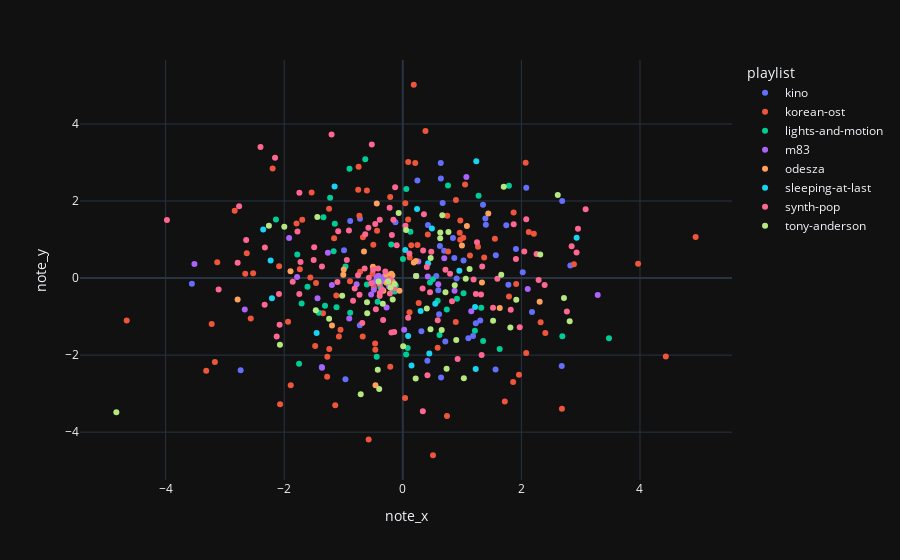

Notebook source saved alongside this figure:
### Markdown cell above
## Visualisation of Reduced Dimensions

### Note Trajectory

We can see that points form a ball around the centre. This is a sign that they are all more or less equidistant from each other.

This can be due to there being too many potential notes, so even similar sounding songs might not play the same notes. This is the consequence of the curse of dimensionality.

However, small clusters do form.

### Code cell
note_trajectory_fig = px.scatter(dataset, x='note_x', y='note_y', color='playlist', hover_data=config.metadata_columns)
note_trajectory_fig.write_image(config.image_dir + '/note-trajectory-mds.png', width=1000, scale=2)
note_trajectory_fig

### Figure 1 — Plotly figure (JSON) as saved in the notebook; plotly's stock layout.template omitted (floating-point values rounded to 4 significant figures; data arrays with more than 128 entries replaced by an {"elided": "..."} marker saying what was removed)
{"data": [{"customdata": {"elided": "47x3 str values"}, "hovertemplate": "playlist=%{customdata[2]}<br>note_x=%{x}<br>note_y=%{y}<br>song_name=%{customdata[0]}<br>artist=%{customdata[1]}<extra></extra>", "legendgroup": "kino", "marker": {"color": "#636efa", "symbol": "circle"}, "mode": "markers", "name": "kino", "orientation": "v", "showlegend": true, "x": [-2.735, 0.6454, 0.6401, 2.68, -3.557, 1.024, 0.9071, 1.352, 0.246, -0.7252, 1.393, 1.401, 0.8684, -0.2565, -0.2334, -0.9674, 0.4235, 1.306, -0.7219, 1.106, 1.781, 1.569, 1.231, -0.9915, 0.6964, 1.185, 2.825, 0.6719, -1.367, 0.6116, 1.564, -0.1243, 0.8456, -0.8878, 0.4141, 0.6417, 2.023, 1.908, 2.178, 0.7167, 0.3134, 1.745, 0.6259, 0.5985, 0.565, 2.082, 2.688], "xaxis": "x", "y": [-2.391, -2.584, 2.99, -2.281, -0.1487, 0.4553, -0.01163, 1.902, 2.535, -1.222, 1.543, 1.384, 0.5198, -0.04622, -0.2167, -2.625, 1.379, -1.104, 1.543, -1.563, -0.1721, 0.5901, -1.171, 0.7253, 0.7108, -1.503, 0.3293, 1.951, -2.308, -0.9361, -2.371, 1.451, 1.037, 1.48, -2.145, 2.585, 0.1495, 0.7563, -0.8839, -1.648, -1.383, 1.37, 0.8319, -0.318, 0.05625, 2.342, 2.004], "yaxis": "y", "type": "scatter"}, {"customdata": {"elided": "95x3 str values"}, "hovertemplate": "playlist=%{customdata[2]}<br>note_x=%{x}<br>note_y=%{y}<br>song_name=%{customdata[0]}<br>artist=%{customdata[1]}<extra></extra>", "legendgroup": "korean-ost", "marker": {"color": "#EF553B", "symbol": "circle"}, "mode": "markers", "name": "korean-ost", "orientation": "v", "showlegend": true, "x": [-0.5096, 0.1846, -3.316, -2.07, -3.169, -2.632, 2.324, 0.8958, 0.7451, 0.1422, -2.657, 0.893, 2.21, 2.403, 1.372, -0.5761, 1.553, -0.7455, 1.912, 2.886, -4.656, -2.086, -1.89, 0.97, -0.2134, 1.869, 1.05, -1.538, -1.159, 1.72, -2.196, -1.936, -0.4872, 2.072, 2.124, -0.4974, -1.793, -1.276, 4.939, -1.478, 0.3823, 0.2675, -0.4636, -1.122, -1.244, 0.2099, 0.1165, -1.463, 0.0423, 2.683, -0.6722, -0.2116, -0.7211, 1.02, 1.268, 4.435, 0.9678, 0.7495, 0.4217, -0.6059, -1.737, 0.1135, -1.696, 0.5091, -3.129, -1.14, 0.9597, 1.791, -0.8911, 2.081, -2.564, -0.7523, 0.09113, -1.051, -2.835, -1.078, -1.273, -0.4671, 3.968, -1.345, -3.223, -0.4344, 1.133, 0.03792, 1.959, -1.559, -2.524, 0.08965, -1.24, 1.861, 0.2475, 0.7637, -0.7329, -0.6759, 0.5879], "xaxis": "x", "y": [0.1091, 5.019, -2.409, -3.276, -2.176, 0.6461, -1.145, 2.026, -3.58, 0.8515, 0.1112, -1.138, 1.15, -1.424, 0.5348, -4.194, 1.021, 2.891, -0.1525, 0.3604, -1.103, 0.3079, -2.785, 1.497, 2.107, 1.702, 2.428, 2.222, 1.034, -3.202, 2.842, -1.135, -0.2365, 2.993, 1.199, 0.8673, 1.417, -2.564, 1.068, -1.762, 3.819, -0.6491, -1.864, -0.4551, 1.803, 2.985, 0.531, -0.1295, 1.939, -3.391, 1.062, -2.301, 0.1642, 1.045, 0.8147, -2.037, 0.9956, 1.62, 1.132, 2.272, 0.2274, -0.8892, 1.511, -4.6, 0.4108, -3.299, 1.178, -0.478, -0.08119, -1.948, -1.047, 2.291, 3.011, -1.34, 1.746, -1.518, -2.041, -1.696, 0.3738, -0.912, -1.191, 1.231, 0.5868, -3.112, -2.509, 0.01383, 0.1251, 1.523, -1.845, -2.696, 0.8574, 0.6893, 1.62, -1.517, -1.806], "yaxis": "y", "type": "scatter"}, {"customdata": {"elided": "56x3 str values"}, "hovertemplate": "playlist=%{customdata[2]}<br>note_x=%{x}<br>note_y=%{y}<br>song_name=%{customdata[0]}<br>artist=%{customdata[1]}<extra></extra>", "legendgroup": "lights-and-motion", "marker": {"color": "#00cc96", "symbol": "circle"}, "mode": "markers", "name": "lights-and-motion", "orientation": "v", "showlegend": true, "x": [0.5069, -0.1184, 0.08225, 0.05871, -1.312, -2.14, -1.707, -0.6056, 2.69, 0.225, -0.4247, -0.3604, -0.2095, 0.05622, -0.8874, -0.1823, -0.3752, 1.354, 1.278, 0.7624, -1.749, 1.216, -1.418, 0.1272, 1.789, -0.899, -0.262, -0.3575, 0.6192, -0.1869, 0.4591, -1.147, 1.024, 1.634, 0.7418, 0.5877, -0.1952, -0.1372, -0.633, -1.78, -0.1687, 3.477, -1.119, 1.323, -0.4404, -0.967, -0.1869, -0.2557, -0.1869, 0.00252, -1.167, 0.914, -0.1869, -1.338, -1.607, -1.226], "xaxis": "x", "y": [-0.02989, -0.202, -1.813, 2.316, -0.7193, 1.523, -0.6621, -0.1646, -1.507, 0.05415, -0.6135, -0.08937, -0.09488, -1.985, -0.9034, -0.1057, -0.242, -1.636, 2.14, 2.404, -2.226, -1.37, -0.9018, 1.202, 2.394, 2.837, -0.08409, 0.01017, -1.475, -0.08799, -0.1127, 1.408, -0.3936, -1.842, -0.8186, -0.5869, 0.8695, -0.3473, 3.086, 0.6123, -0.3244, -1.563, -0.7591, -0.773, -2.041, 0.3017, -0.08799, -0.09877, -0.08799, 0.4941, 0.6967, -0.5389, -0.08799, 1.578, -0.2227, 2.086], "yaxis": "y", "type": "scatter"}, {"customdata": [["Another Wave from You", "M83", "m83"], ["Claudia Lewis", "M83", "m83"], ["Echoes of Mine", "M83", "m83"], ["Fountains", "M83", "m83"], ["Intro", "M83", "m83"], ["Klaus I Love You", "M83", "m83"], ["Midnight City", "M83", "m83"], ["My Tears Are Becoming a Sea", "M83", "m83"], ["New Map", "M83", "m83"], ["Ok Pal", "M83", "m83"], ["Outro", "M83", "m83"], ["Raconte-moi une histoire", "M83", "m83"], ["Reunion", "M83", "m83"], ["Soon, My Friend", "M83", "m83"], ["Splendor", "M83", "m83"], ["Steve Mcqueen", "M83", "m83"], ["This Bright Flash", "M83", "m83"], ["Train to Pluton", "M83", "m83"], ["Wait", "M83", "m83"], ["When Will You Come Home", "M83", "m83"], ["Where the Boats Go", "M83", "m83"], ["Year One, One Ufo", "M83", "m83"], ["Ashes of Our Fathers", "M83", "m83"], ["Canyon Battle", "M83", "m83"], ["Earth 2077", "M83", "m83"], ["Fearful Odds", "M83", "m83"], ["I'm Sending You Away", "M83", "m83"], ["Jack's Dream", "M83", "m83"], ["Losing Control", "M83", "m83"], ["Odyssey Rescue", "M83", "m83"], ["Radiation Zone", "M83", "m83"], ["Raven Rock", "M83", "m83"], ["StarWaves", "M83", "m83"], ["Tech 49", "M83", "m83"], ["Temples of Our Gods", "M83", "m83"], ["Undimmed by Time, Unbound by Death", "M83", "m83"], ["Waking Up", "M83", "m83"], ["You Can't Save Her", "M83", "m83"], ["Oblivion", "M83", "m83"]], "hovertemplate": "playlist=%{customdata[2]}<br>note_x=%{x}<br>note_y=%{y}<br>song_name=%{customdata[0]}<br>artist=%{customdata[1]}<extra></extra>", "legendgroup": "m83", "marker": {"color": "#ab63fa", "symbol": "circle"}, "mode": "markers", "name": "m83", "orientation": "v", "showlegend": true, "x": [0.262, -0.4419, -1.264, 0.6992, -0.4105, 0.225, 3.287, 0.02269, -0.1695, 0.4215, -2.665, 0.8727, -0.3113, -0.7788, -3.514, -1.363, 2.107, 0.225, 0.5986, 0.225, 1.155, -0.2012, -0.2739, -0.2165, -0.3468, -0.4798, -0.9033, 1.072, -1.439, -0.1998, -0.2741, -1.917, -0.1776, -1.196, 0.225, -1.783, -0.1662, -0.4881, -0.5343], "xaxis": "x", "y": [0.429, 0.01897, 0.657, 0.5168, 0.05998, 0.05415, -0.4398, -1.345, -0.09743, 0.0412, -0.8178, -0.3265, 0.04794, -0.163, 0.3665, -2.328, -0.2844, 0.05415, -0.1577, 0.05415, -0.8605, -0.05864, -0.05823, -0.09708, -0.08984, -0.1022, -1.052, 2.625, -0.523, -0.0714, -0.7655, 1.038, -0.08299, -0.1817, 0.05415, 0.0307, -0.167, -0.3047, -0.4281], "yaxis": "y", "type": "scatter"}, {"customdata": [["A Moment Apart", "ODESZA", "odesza"], ["Across The Room (feat. Leon Bridges)", "ODESZA", "odesza"], ["Boy", "ODESZA", "odesza"], ["Corners Of The Earth (feat. RY X)", "ODESZA", "odesza"], ["Divide (feat. Kelsey Bulkin)", "ODESZA", "odesza"], ["Everything At Your Feet (feat. The Chamanas)", "ODESZA", "odesza"], ["Falls (feat. Sasha Alex Sloan)", "ODESZA", "odesza"], ["Falls (Reprise) (feat. Sasha Alex Sloan)", "ODESZA", "odesza"], ["Falls (Reprise) - Instrumental", "ODESZA", "odesza"], ["Higher Ground (feat. Naomi Wild)", "ODESZA", "odesza"], ["Higher Ground (Reprise) (feat. Naomi Wild)", "ODESZA", "odesza"], ["Higher Ground (Reprise) - Instrumental", "ODESZA", "odesza"], ["Intro", "ODESZA", "odesza"], ["It’s Only (feat. Zyra) - ODESZA VIP Remix", "ODESZA", "odesza"], ["Just A Memory (feat. Regina Spektor)", "ODESZA", "odesza"], ["La Ciudad", "ODESZA", "odesza"], ["Late Night", "ODESZA", "odesza"], ["Line Of Sight (feat. WYNNE & Mansionair)", "ODESZA", "odesza"], ["Line Of Sight (Reprise) (feat. WYNNE & Mansionair)", "ODESZA", "odesza"], ["Line Of Sight (Reprise) - Instrumental", "ODESZA", "odesza"], ["Loyal", "ODESZA", "odesza"], ["Memories That You Call (feat. Monsoonsiren) - ODESZA & Golden Features VIP Remix", "ODESZA", "odesza"], ["Meridian", "ODESZA", "odesza"], ["Show Me", "ODESZA", "odesza"], ["Thin Floors And Tall Ceilings", "ODESZA", "odesza"]], "hovertemplate": "playlist=%{customdata[2]}<br>note_x=%{x}<br>note_y=%{y}<br>song_name=%{customdata[0]}<br>artist=%{customdata[1]}<extra></extra>", "legendgroup": "odesza", "marker": {"color": "#FFA15A", "symbol": "circle"}, "mode": "markers", "name": "odesza", "orientation": "v", "showlegend": true, "x": [0.1854, 0.9971, -0.3281, -1.894, -2.786, -0.1773, -0.2132, -0.4394, -0.4605, -0.6548, 1.634, -1.194, 1.441, -0.9957, 2.308, -1.004, -0.2738, 1.081, -0.1939, -0.1759, -0.05657, 1.335, -0.2789, 0.2204, -0.5042], "xaxis": "x", "y": [0.4055, 0.8488, -0.3273, 0.174, -0.5593, -0.1045, -0.1352, 1.938, -2.78, 0.6919, -0.7795, -1.231, 1.676, 0.2197, -0.6179, 0.08812, -0.119, 1.352, 0.1103, 0.07369, -0.3318, -0.1125, 0.09365, 0.4446, 0.2937], "yaxis": "y", "type": "scatter"}, {"customdata": [["April 10, 2019- Powehi - Image of a Black Hole", "Sleeping At Last", "sleeping-at-last"], ["August 12, 2018- Perseid Meteor Shower", "Sleeping At Last", "sleeping-at-last"], ["August 21, 2017- Total Solar Eclipse", "Sleeping At Last", "sleeping-at-last"], ["December 13, 2017- Geminid Meteor Shower", "Sleeping At Last", "sleeping-at-last"], ["December 17, 2018- Farout", "Sleeping At Last", "sleeping-at-last"], ["December 21, 2020- The Great Conjunction", "Sleeping At Last", "sleeping-at-last"], ["December 25, 2021- Webb Space Telescope - Launch", "Sleeping At Last", "sleeping-at-last"], ["February 1, 2023- C2022 E3 - Comet Ztf", "Sleeping At Last", "sleeping-at-last"], ["February 13, 2019- Opportunity - Mission Complete", "Sleeping At Last", "sleeping-at-last"], ["February 18, 2021- Perseverance - Mars Landing", "Sleeping At Last", "sleeping-at-last"], ["January 30, 2020- Spitzer - Final Voyage", "Sleeping At Last", "sleeping-at-last"], ["January 31, 2018- Super Blue Blood Moon", "Sleeping At Last", "sleeping-at-last"], ["July 22, 2020- C  2020 F3 - Comet Neowise", "Sleeping At Last", "sleeping-at-last"], ["July 27, 2018- Total Lunar Eclipse", "Sleeping At Last", "sleeping-at-last"], ["July 4, 2020- Aphelion", "Sleeping At Last", "sleeping-at-last"], ["June 24, 2022- Parade of Planets", "Sleeping At Last", "sleeping-at-last"], ["June 30, 2018- Pds 70b (Birth of a Planet)", "Sleeping At Last", "sleeping-at-last"], ["October 30, 2018- Kepler - Goodnight", "Sleeping At Last", "sleeping-at-last"], ["September 15, 2017- Cassini - The Grand Finale", "Sleeping At Last", "sleeping-at-last"]], "hovertemplate": "playlist=%{customdata[2]}<br>note_x=%{x}<br>note_y=%{y}<br>song_name=%{customdata[0]}<br>artist=%{customdata[1]}<extra></extra>", "legendgroup": "sleeping-at-last", "marker": {"color": "#19d3f3", "symbol": "circle"}, "mode": "markers", "name": "sleeping-at-last", "orientation": "v", "showlegend": true, "x": [0.3003, 0.4909, 0.04211, 0.08939, -2.354, -1.453, 0.5474, -1.151, -2.229, 1.24, 1.229, 0.2403, 2.931, 0.9533, 0.4468, -2.207, 0.427, 1.219, 0.1471], "xaxis": "x", "y": [-0.8569, 1.286, 0.7296, -1.505, 1.26, -1.424, -0.665, 2.379, 0.458, 3.035, -2.363, 1.796, 1.049, 0.1916, -1.96, -0.5218, 0.3842, -0.7493, -2.27], "yaxis": "y", "type": "scatter"}, {"customdata": {"elided": "96x3 str values"}, "hovertemplate": "playlist=%{customdata[2]}<br>note_x=%{x}<br>note_y=%{y}<br>song_name=%{customdata[0]}<br>artist=%{customdata[1]}<extra></extra>", "legendgroup": "synth-pop", "marker": {"color": "#FF6692", "symbol": "circle"}, "mode": "markers", "name": "synth-pop", "orientation": "v", "showlegend": true, "x": [-0.9085, 0.1109, -0.73, -1.09, -0.3957, 0.7969, -0.6334, -0.5811, 0.4588, 0.09055, 0.5891, 2.93, 2.082, 0.4052, -0.1292, 2.954, -1.201, 2.767, 1.233, 1.595, 2.048, 0.7189, -1.744, -0.6836, 0.04482, -0.5014, 2.392, -0.839, 1.522, 2.29, -0.1842, 2.847, 1.329, -0.2946, 0.9245, -0.4543, 0.8296, -2.4, -1.503, 1.339, -3.106, -1.495, 1.194, -2.642, -2.078, -1.725, 2.256, 1.251, 1.82, -3.978, 1.319, -0.1469, -0.1448, 3.083, -0.3905, -0.192, -0.8112, -1.364, -0.387, 0.3424, -0.2166, -2.761, 0.4798, 0.4157, -2.127, -0.7557, -0.5231, -1.103, -2.326, 1.87, 0.3375, -0.4168, -2.155, 1.972, -0.2223, 1.907, -0.6439, -0.103, -0.2181, -0.9446, -0.3886, -0.2273, -0.3499, 0.3334, -1.776, -0.5327, -0.5715, -2.089, -0.1592, -2.33, -1.857, -0.4653, -0.3318, -1.746, 0.3559, -2.786], "xaxis": "x", "y": [1.236, 0.635, -0.4301, 1.218, -0.1497, 0.1146, 1.138, 1.305, -0.3656, -1.03, -1.092, 0.6667, 1.527, 0.2848, 2.36, 1.278, 3.727, -0.8647, -0.4147, -0.01653, 0.6905, 0.2139, 2.213, -1.169, 1.356, 0.2141, -0.1787, -0.5871, -0.7722, -0.0497, 1.116, 0.8273, -1.996, 0.1689, -2.103, -0.8113, -0.6039, 3.406, 0.4662, 0.2981, -0.2963, 0.8032, -0.03844, 0.9909, -1.211, 0.4174, 0.6267, 0.9292, -0.8234, 1.506, -0.4273, -0.2674, -1.397, 1.789, -0.463, -1.415, -0.2678, 0.2993, -0.3849, 0.7149, -0.03118, 1.862, 0.6856, -2.525, -1.517, 0.07073, 3.465, -0.1015, 0.7924, 1.397, -3.46, 0.248, 3.122, -1.279, 1.825, 0.4957, 0.2493, 0.8512, -0.3983, 0.4665, 1.515, -0.1179, -0.2958, -0.2713, 1.21, -0.1349, 0.00911, -0.4166, 1.512, -0.6957, -0.09474, 1.405, -1.086, -0.4157, 1.655, 0.3968], "yaxis": "y", "type": "scatter"}, {"customdata": {"elided": "48x3 str values"}, "hovertemplate": "playlist=%{customdata[2]}<br>note_x=%{x}<br>note_y=%{y}<br>song_name=%{customdata[0]}<br>artist=%{customdata[1]}<extra></extra>", "legendgroup": "tony-anderson", "marker": {"color": "#B6E880", "symbol": "circle"}, "mode": "markers", "name": "tony-anderson", "orientation": "v", "showlegend": true, "x": [0.8755, -1.023, 0.05462, -0.1379, -0.4225, 0.9007, 0.225, 1.703, 2.814, -0.6036, -4.831, -0.6005, -2.258, -0.06982, 0.7696, 0.2173, 0.4698, -1.243, 1.062, -2.072, 0.7384, -0.4093, 2.317, -0.7097, 0.4046, 1.03, -0.3368, 1.814, -1.442, 0.6303, 0.7194, 1.914, 1.66, -0.1703, 1.522, 2.718, 0.6319, -1.999, -0.3982, 0.6559, 0.006336, 2.613, 0.6666, -0.2088, 0.467, -0.248, -1.467, 1.126], "xaxis": "x", "y": [-0.1896, -0.4614, 1.248, -0.1512, -2.383, -1.605, 0.05415, 2.37, -1.12, -0.6288, -3.482, -0.9165, 1.356, 1.691, 1.197, -2.606, 0.5242, -1.058, -0.01579, -1.728, -2.357, -0.08641, 0.6096, -3.018, -0.7926, -2.597, -0.6639, -1.282, 1.585, 1.032, -0.3685, -0.5653, 0.08687, -0.5545, -1.111, -0.5174, 1.185, 1.332, -2.879, -1.347, -1.769, 2.155, 1.631, -0.2461, -1.327, -0.09, -0.8367, 0.2349], "yaxis": "y", "type": "scatter"}], "layout": {"xaxis": {"anchor": "y", "domain": [0.0, 1.0], "title": {"text": "note_x"}}, "yaxis": {"anchor": "x", "domain": [0.0, 1.0], "title": {"text": "note_y"}}, "legend": {"title": {"text": "playlist"}, "tracegroupgap": 0}, "margin": {"t": 60}}}
